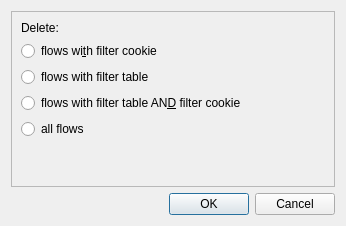
<?xml version="1.0" encoding="UTF-8"?>
<ui version="4.0">
 <class>of_delete_Dialog</class>
 <widget class="QDialog" name="of_delete_Dialog">
  <property name="geometry">
   <rect>
    <x>0</x>
    <y>0</y>
    <width>346</width>
    <height>226</height>
   </rect>
  </property>
  <property name="sizePolicy">
   <sizepolicy hsizetype="Fixed" vsizetype="Fixed">
    <horstretch>0</horstretch>
    <verstretch>0</verstretch>
   </sizepolicy>
  </property>
  <property name="windowTitle">
   <string>Delete flows wizzard</string>
  </property>
  <layout class="QVBoxLayout" name="verticalLayout">
   <item>
    <widget class="QFrame" name="frame_dialog_virt_disk_wizard">
     <property name="frameShape">
      <enum>QFrame::StyledPanel</enum>
     </property>
     <property name="frameShadow">
      <enum>QFrame::Raised</enum>
     </property>
     <layout class="QGridLayout" name="gridLayout">
      <item row="4" column="0">
       <widget class="QRadioButton" name="radioButton_of_delete_all">
        <property name="text">
         <string>all flows</string>
        </property>
       </widget>
      </item>
      <item row="5" column="1">
       <spacer name="verticalSpacer">
        <property name="orientation">
         <enum>Qt::Vertical</enum>
        </property>
        <property name="sizeHint" stdset="0">
         <size>
          <width>20</width>
          <height>40</height>
         </size>
        </property>
       </spacer>
      </item>
      <item row="1" column="0">
       <widget class="QRadioButton" name="radioButton_of_delete_cookie">
        <property name="text">
         <string>flows wi&amp;th filter cookie</string>
        </property>
       </widget>
      </item>
      <item row="2" column="0">
       <widget class="QRadioButton" name="radioButton_of_delete_table">
        <property name="text">
         <string>flows with filter table</string>
        </property>
       </widget>
      </item>
      <item row="0" column="0">
       <widget class="QLabel" name="label_6">
        <property name="text">
         <string>Delete:</string>
        </property>
       </widget>
      </item>
      <item row="3" column="0">
       <widget class="QRadioButton" name="radioButton_of_delete_table_and_cookie">
        <property name="text">
         <string>flows with filter table AN&amp;D filter cookie</string>
        </property>
       </widget>
      </item>
     </layout>
    </widget>
   </item>
   <item>
    <widget class="QDialogButtonBox" name="buttonBox">
     <property name="orientation">
      <enum>Qt::Horizontal</enum>
     </property>
     <property name="standardButtons">
      <set>QDialogButtonBox::Cancel|QDialogButtonBox::Ok</set>
     </property>
    </widget>
   </item>
  </layout>
 </widget>
 <resources/>
 <connections>
  <connection>
   <sender>buttonBox</sender>
   <signal>accepted()</signal>
   <receiver>of_delete_Dialog</receiver>
   <slot>accept()</slot>
   <hints>
    <hint type="sourcelabel">
     <x>248</x>
     <y>254</y>
    </hint>
    <hint type="destinationlabel">
     <x>157</x>
     <y>274</y>
    </hint>
   </hints>
  </connection>
  <connection>
   <sender>buttonBox</sender>
   <signal>rejected()</signal>
   <receiver>of_delete_Dialog</receiver>
   <slot>reject()</slot>
   <hints>
    <hint type="sourcelabel">
     <x>316</x>
     <y>260</y>
    </hint>
    <hint type="destinationlabel">
     <x>286</x>
     <y>274</y>
    </hint>
   </hints>
  </connection>
 </connections>
</ui>
